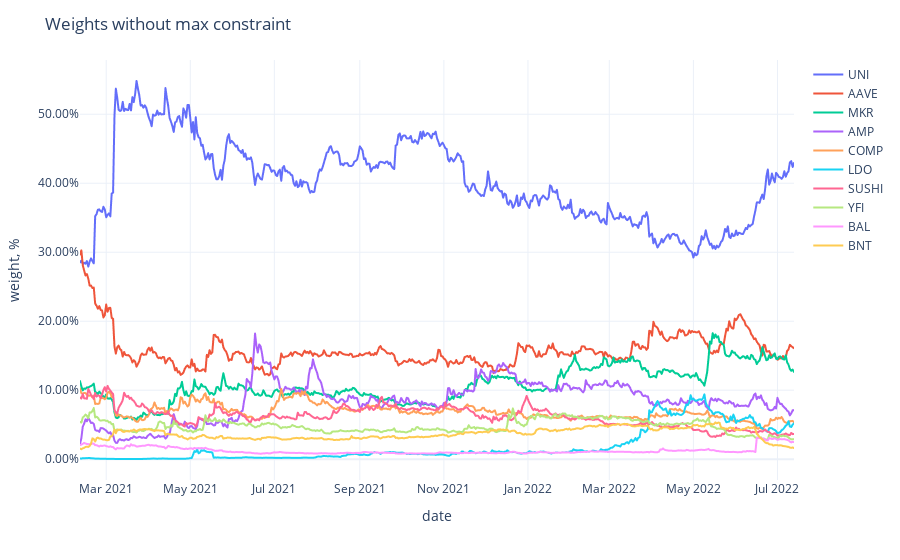

Notebook source saved alongside this figure:
### Code cell
fig = px.line(weights,
              labels={'value': 'weight, %', 'variable': ''})
fig.update_traces(
    hovertemplate="%{y}"
)
fig.update_yaxes(
    tickformat=".2%",
)
fig.update_xaxes(
    showspikes=True,
    spikethickness=2,
    spikedash="dot",
    spikecolor="#999999",
    spikemode="across",
)
fig.update_layout(
    ## showlegend=False,
    hovermode="x",
    hoverdistance=100,  ## Distance to show hover label of data point
    spikedistance=1000,  ## Distance to show spike
    template='plotly_white',
    title='Weights without max constraint'
)

### Figure 1 — Plotly figure (JSON) as saved in the notebook; plotly's stock layout.template omitted (floating-point values rounded to 4 significant figures; data arrays with more than 128 entries replaced by an {"elided": "..."} marker saying what was removed)
{"data": [{"hovertemplate": "%{y}", "legendgroup": "UNI", "line": {"color": "#636efa", "dash": "solid"}, "marker": {"symbol": "circle"}, "mode": "lines", "name": "UNI", "showlegend": true, "type": "scattergl", "x": {"elided": "519 str values"}, "xaxis": "x", "y": {"elided": "519 float values"}, "yaxis": "y"}, {"hovertemplate": "%{y}", "legendgroup": "AAVE", "line": {"color": "#EF553B", "dash": "solid"}, "marker": {"symbol": "circle"}, "mode": "lines", "name": "AAVE", "showlegend": true, "type": "scattergl", "x": {"elided": "519 str values"}, "xaxis": "x", "y": {"elided": "519 float values"}, "yaxis": "y"}, {"hovertemplate": "%{y}", "legendgroup": "MKR", "line": {"color": "#00cc96", "dash": "solid"}, "marker": {"symbol": "circle"}, "mode": "lines", "name": "MKR", "showlegend": true, "type": "scattergl", "x": {"elided": "519 str values"}, "xaxis": "x", "y": {"elided": "519 float values"}, "yaxis": "y"}, {"hovertemplate": "%{y}", "legendgroup": "AMP", "line": {"color": "#ab63fa", "dash": "solid"}, "marker": {"symbol": "circle"}, "mode": "lines", "name": "AMP", "showlegend": true, "type": "scattergl", "x": {"elided": "519 str values"}, "xaxis": "x", "y": {"elided": "519 float values"}, "yaxis": "y"}, {"hovertemplate": "%{y}", "legendgroup": "COMP", "line": {"color": "#FFA15A", "dash": "solid"}, "marker": {"symbol": "circle"}, "mode": "lines", "name": "COMP", "showlegend": true, "type": "scattergl", "x": {"elided": "519 str values"}, "xaxis": "x", "y": {"elided": "519 float values"}, "yaxis": "y"}, {"hovertemplate": "%{y}", "legendgroup": "LDO", "line": {"color": "#19d3f3", "dash": "solid"}, "marker": {"symbol": "circle"}, "mode": "lines", "name": "LDO", "showlegend": true, "type": "scattergl", "x": {"elided": "519 str values"}, "xaxis": "x", "y": {"elided": "519 float values"}, "yaxis": "y"}, {"hovertemplate": "%{y}", "legendgroup": "SUSHI", "line": {"color": "#FF6692", "dash": "solid"}, "marker": {"symbol": "circle"}, "mode": "lines", "name": "SUSHI", "showlegend": true, "type": "scattergl", "x": {"elided": "519 str values"}, "xaxis": "x", "y": {"elided": "519 float values"}, "yaxis": "y"}, {"hovertemplate": "%{y}", "legendgroup": "YFI", "line": {"color": "#B6E880", "dash": "solid"}, "marker": {"symbol": "circle"}, "mode": "lines", "name": "YFI", "showlegend": true, "type": "scattergl", "x": {"elided": "519 str values"}, "xaxis": "x", "y": {"elided": "519 float values"}, "yaxis": "y"}, {"hovertemplate": "%{y}", "legendgroup": "BAL", "line": {"color": "#FF97FF", "dash": "solid"}, "marker": {"symbol": "circle"}, "mode": "lines", "name": "BAL", "showlegend": true, "type": "scattergl", "x": {"elided": "519 str values"}, "xaxis": "x", "y": {"elided": "519 float values"}, "yaxis": "y"}, {"hovertemplate": "%{y}", "legendgroup": "BNT", "line": {"color": "#FECB52", "dash": "solid"}, "marker": {"symbol": "circle"}, "mode": "lines", "name": "BNT", "showlegend": true, "type": "scattergl", "x": {"elided": "519 str values"}, "xaxis": "x", "y": {"elided": "519 float values"}, "yaxis": "y"}], "layout": {"autosize": true, "hoverdistance": 100, "hovermode": "x", "legend": {"title": {"text": ""}, "tracegroupgap": 0}, "margin": {"t": 60}, "spikedistance": 1000, "title": {"text": "Weights without max constraint"}, "xaxis": {"anchor": "y", "autorange": true, "domain": [0, 1], "range": ["2021-02-10", "2022-07-13"], "showspikes": true, "spikecolor": "#999999", "spikedash": "dot", "spikemode": "across", "spikethickness": 2, "title": {"text": "date"}, "type": "date"}, "yaxis": {"anchor": "x", "autorange": true, "domain": [0, 1], "range": [-0.03013, 0.5786], "tickformat": ".2%", "title": {"text": "weight, %"}, "type": "linear"}}}
